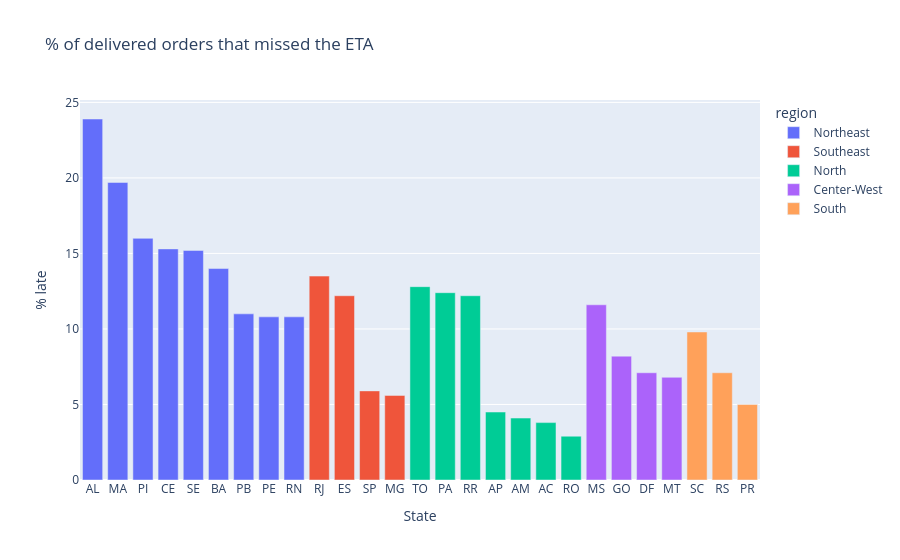

Notebook cell for this chart:
### Markdown cell above
## Story 3 — Geographic heatmap (bar)

São Paulo is the commercial hub. Remote = North + Northeast. If remote states are disproportionately late, the CEO’s “nationwide” gut feeling is wrong — it is a regional last-mile problem.

### Code cell
state = pd.DataFrame(summary['state_table'])
fig = px.bar(state.sort_values('pct_late', ascending=False), x='customer_state', y='pct_late', color='region',
             title='% of delivered orders that missed the ETA',
             labels={'pct_late':'% late','customer_state':'State'}, hover_data=['n','avg_review'])
fig.show()
print('worst', summary['worst_state'], summary['worst_state_pct_late'])
print('SP hub', summary['sp_pct_late'], 'remote N/NE', summary['remote_pct_late'])
pd.DataFrame(summary['region_table'])

### Figure 1 — Plotly figure (JSON) as saved in the notebook; plotly's stock layout.template omitted (floating-point values rounded to 4 significant figures)
{"data": [{"customdata": [[397.0, 3.848], [717.0, 3.833], [476.0, 3.994], [1279.0, 3.944], [335.0, 3.907], [3256.0, 3.93], [517.0, 4.076], [1593.0, 4.083], [474.0, 4.149]], "hovertemplate": "region=Northeast<br>State=%{x}<br>% late=%{y}<br>n=%{customdata[0]}<br>avg_review=%{customdata[1]}<extra></extra>", "legendgroup": "Northeast", "marker": {"color": "#636efa", "pattern": {"shape": ""}}, "name": "Northeast", "orientation": "v", "showlegend": true, "textposition": "auto", "type": "bar", "x": ["AL", "MA", "PI", "CE", "SE", "BA", "PB", "PE", "RN"], "xaxis": "x", "y": [23.9, 19.7, 16.0, 15.3, 15.2, 14.0, 11.0, 10.8, 10.8], "yaxis": "y"}, {"customdata": [[12350.0, 3.965], [1995.0, 4.079], [40490.0, 4.246], [11350.0, 4.192]], "hovertemplate": "region=Southeast<br>State=%{x}<br>% late=%{y}<br>n=%{customdata[0]}<br>avg_review=%{customdata[1]}<extra></extra>", "legendgroup": "Southeast", "marker": {"color": "#EF553B", "pattern": {"shape": ""}}, "name": "Southeast", "orientation": "v", "showlegend": true, "textposition": "auto", "type": "bar", "x": ["RJ", "ES", "SP", "MG"], "xaxis": "x", "y": [13.5, 12.2, 5.9, 5.6], "yaxis": "y"}, {"customdata": [[274.0, 4.154], [946.0, 3.914], [41.0, 3.902], [67.0, 4.242], [145.0, 4.243], [80.0, 4.088], [243.0, 4.165]], "hovertemplate": "region=North<br>State=%{x}<br>% late=%{y}<br>n=%{customdata[0]}<br>avg_review=%{customdata[1]}<extra></extra>", "legendgroup": "North", "marker": {"color": "#00cc96", "pattern": {"shape": ""}}, "name": "North", "orientation": "v", "showlegend": true, "textposition": "auto", "type": "bar", "x": ["TO", "PA", "RR", "AP", "AM", "AC", "RO"], "xaxis": "x", "y": [12.8, 12.4, 12.2, 4.5, 4.1, 3.8, 2.9], "yaxis": "y"}, {"customdata": [[701.0, 4.16], [1957.0, 4.104], [2080.0, 4.131], [886.0, 4.146]], "hovertemplate": "region=Center-West<br>State=%{x}<br>% late=%{y}<br>n=%{customdata[0]}<br>avg_review=%{customdata[1]}<extra></extra>", "legendgroup": "Center-West", "marker": {"color": "#ab63fa", "pattern": {"shape": ""}}, "name": "Center-West", "orientation": "v", "showlegend": true, "textposition": "auto", "type": "bar", "x": ["MS", "GO", "DF", "MT"], "xaxis": "x", "y": [11.6, 8.2, 7.1, 6.8], "yaxis": "y"}, {"customdata": [[3546.0, 4.134], [5344.0, 4.185], [4923.0, 4.24]], "hovertemplate": "region=South<br>State=%{x}<br>% late=%{y}<br>n=%{customdata[0]}<br>avg_review=%{customdata[1]}<extra></extra>", "legendgroup": "South", "marker": {"color": "#FFA15A", "pattern": {"shape": ""}}, "name": "South", "orientation": "v", "showlegend": true, "textposition": "auto", "type": "bar", "x": ["SC", "RS", "PR"], "xaxis": "x", "y": [9.8, 7.1, 5.0], "yaxis": "y"}], "layout": {"barmode": "relative", "legend": {"title": {"text": "region"}, "tracegroupgap": 0}, "title": {"text": "% of delivered orders that missed the ETA"}, "xaxis": {"anchor": "y", "domain": [0.0, 1.0], "title": {"text": "State"}}, "yaxis": {"anchor": "x", "domain": [0.0, 1.0], "title": {"text": "% late"}}}}
